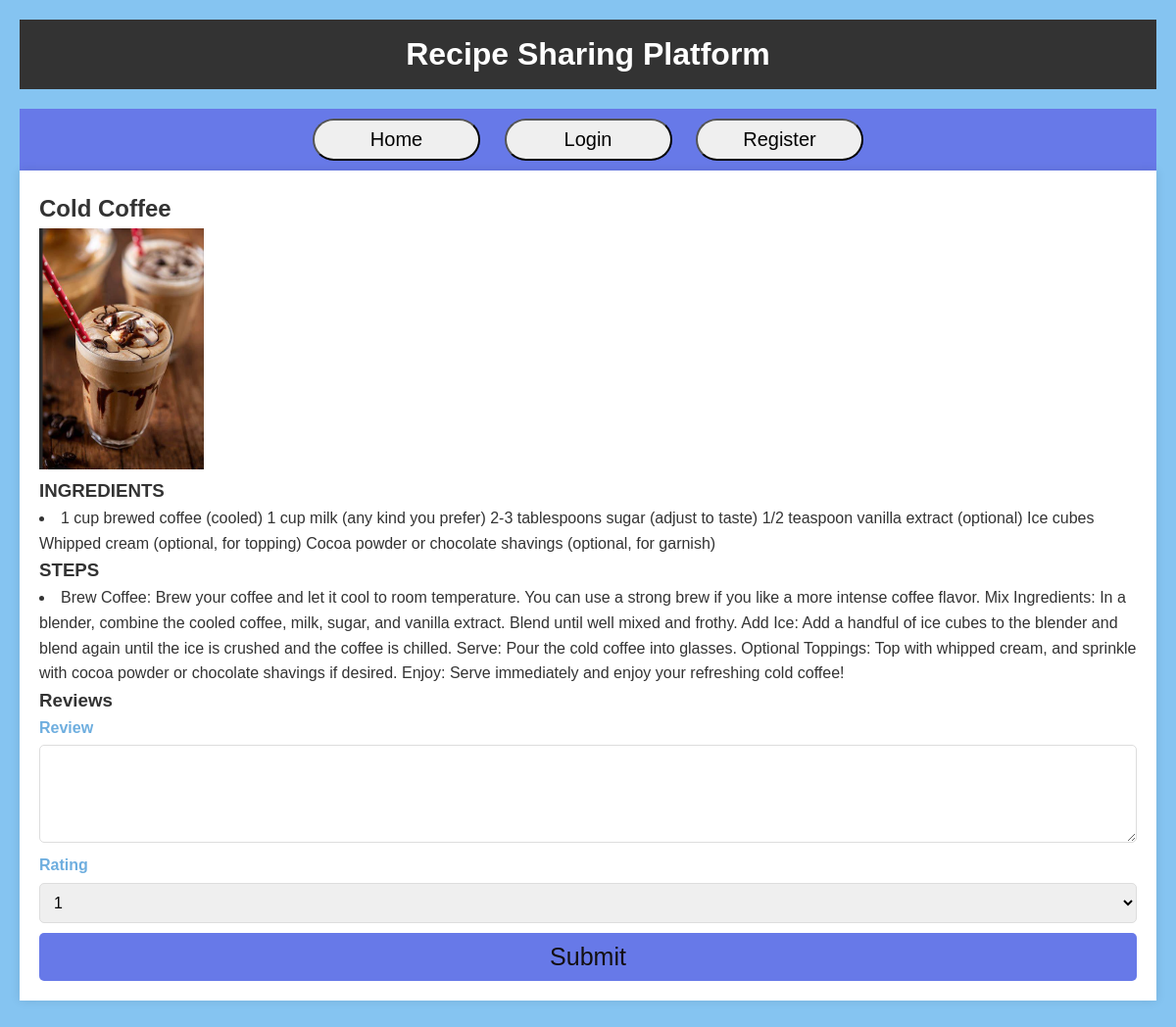
/recipe/1, run on the app's committed database.
### Recipe_book/models.py (models this page shows, shortened)
class Recipe(db.Model):
    id = db.Column(db.Integer, primary_key=True)
    name = db.Column(db.String(140))
    ingredients = db.Column(db.String(140), index=True, nullable=True)
    steps = db.Column(db.Text, nullable=True)
    user_id = db.Column(db.Integer, db.ForeignKey('user.id', name='fk_user_id'))
    picture = db.Column(db.String(200), nullable=True)

### Recipe_book/views.py (the view)
@app.route('/recipe/<int:id>', methods=['GET', 'POST'])
def recipe(id):
    recipe = Recipe.query.get_or_404(id)
    form = ReviewForm()
    if form.validate_on_submit():
        review = Review(body=form.body.data, rating=form.rating.data, recipe_id=recipe.id)
        db.session.add(review)
        db.session.commit()
        flash('Your review has been added.')
        return redirect(url_for('recipe', id=recipe.id))
    reviews = Review.query.filter_by(recipe_id=recipe.id).all()
    return render_template('recipe.html', recipe=recipe, form=form,  reviews=reviews)

### Recipe_book/forms.py
class ReviewForm(FlaskForm):
    body = TextAreaField('Review', validators=[DataRequired()])
    rating = SelectField('Rating', choices=[(1, '1'), (2, '2'), (3, '3'), (4, '4'), (5, '5')], validators=[DataRequired()])
    submit = SubmitField('Submit')

### Recipe_book/templates/recipe.html (shortened to what this page needs)
<!DOCTYPE html>
<html lang="en">
<head>
    <link rel="stylesheet" href="{{ url_for('static', filename='css/styles.css') }}">
</head>
<body>
    <header>
        <h1>Recipe Sharing Platform</h1>
    </header>
    <nav>
        <a href="{{ url_for('index') }}"><button>Home</button></a>
        {% if current_user.is_authenticated %}
            <a href="{{ url_for('new_recipe') }}"><button>New Recipe</button></a>
            <a href="{{ url_for('logout') }}"><button>Logout</button></a>
        {% else %}
            <a href="{{ url_for('login') }}"><button>Login</button></a>
            <a href="{{ url_for('register') }}"><button>Register</button></a>
        {% endif %}
    </nav>
    <main>
        <h2 style="text-transform: capitalize;">{{ recipe.name }}</h2>
        {% if recipe.picture %}
            <img src="{{ url_for('static', filename='uploads/' ~ recipe.picture) }}" alt="{{ recipe.name }}" width="15%">
        {% endif %}
        <h3>INGREDIENTS</h3>
        <li>{{ recipe.ingredients }}</li>
        <h3>STEPS</h3>
        <li>{{ recipe.steps }}</li>
        <h3>Reviews</h3>
        <form method="POST">
            <label for="body">Review</label>
            {{ form.body }}
            <label for="rating">Rating</label>
            {{ form.rating }}
            {{ form.submit }}
        </form>
    </main>
</body>
</html>

### Recipe_book/static/css/styles.css (style rules this page uses)
* { margin: 0; padding: 0; box-sizing: border-box; }
body { font-family: Arial, sans-serif; background-color: #85c4f1; color: #333; line-height: 1.6; padding: 20px; }
header { background: #333; color: #fff; padding: 10px 0; text-align: center; margin-bottom: 20px; }
header h1 { margin: 0; }
nav { background: #6779e8; color: #fff; padding: 10px; text-align: center; }
nav a { color: #3e11f4; margin: 0 10px; text-decoration: none; }
main { background: #fff; padding: 20px; box-shadow: 0 0 10px rgba(0, 0, 0, 0.1); margin-bottom: 20px; }
form { display: flex; flex-direction: column; }
form label { text-align: left; margin-bottom: 5px; font-weight: bold; color: rgb(110, 174, 223); }
form input[type="text"], form input[type="email"], form input[type="password"], form textarea, form select { padding: 10px; margin-bottom: 10px; border: 1px solid #ddd; border-radius: 5px; width: 100%; font-size: 16px; }
form textarea { height: 100px; resize: vertical; }
form input[type="submit"], form button { background: #6779e8; color: #130f0f; padding: 10px; border: none; border-radius: 5px; cursor: pointer; font-size: 25px; }
button { border-radius: 40px; width:15%; padding:8px 8px; font-size: 20px }

### data on the page
Recipe: name "Cold Coffee", picture (picture), ingredients "1 cup brewed coffee (cooled) 1 cup milk (any kind you prefer) 2-3 tablespoons sugar (adjust to taste) 1/2 teaspoon vanilla extract (optional) Ice cubes Whipped cream (optional, for topping) Cocoa powder or chocolate shavings (optional, for garnish)", steps "Brew Coffee: Brew your coffee and let it cool to room temperature. You can use a strong brew if you like a more intense coffee flavor. Mix Ingredients: In a blender, combine the cooled coffee, milk, sugar, and vanilla extract. Blend until well mixed and frothy. Add Ice: Add a handful of ice cubes to the blender and blend again until the ice is crushed and the coffee is chilled. Serve: Pour the cold coffee into glasses. Optional Toppings: Top with whipped cream, and sprinkle with cocoa powder or chocolate shavings if desired. Enjoy: Serve immediately and enjoy your refreshing cold coffee!"
